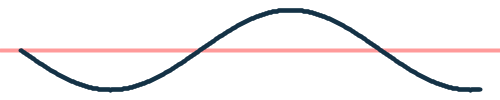
Frame 1 (no input)
Frame 60 (the mouse pressed at the canvas centre just before this capture): identical to frame 1, image omitted
Frame 120 (the mouse held since frame 60 and released just before this capture): identical to frame 1, image omitted

The Processing sketch that drew this single still picture (run headless with seeded random() and noise(); from frame 60 on, the mouse is pressed at the canvas centre):

// Processing sketch: sketch_062
// ── sketch_062.pde
float xstep = 1;
float lastx = -999;
float lasty = -999;
float angle = 0;
float y;

void setup() {
    size(500, 100);
    background(255);
    strokeWeight(4);
    smooth();
    
    stroke(255, 0, 0, 100);
    line(0, height/2, width, height/2);

    for(int x = 20; x <= 480; x += xstep){
        float rad  = radians(angle);
        y = height/2 + (sin(rad)*40);
        //y = height/2 + (cos(rad)*40);
        if(lastx > -999){
            stroke(20, 50, 70);
            line(x, y, lastx, lasty);
        }
        lastx = x;
        lasty = y;
        angle++;
    }
}

void draw() {
}

void fadeToWhite() {
    noStroke();
    fill(99, 30);
    rectMode(CORNER);
    rect(0, 0, width, height);
}

color randomRGBColor() {
    color c = color(random(256), random(256), random(256));
    return c;
}

void keyPressed(){
    if(keyCode == ENTER) save("screen.png");
}
